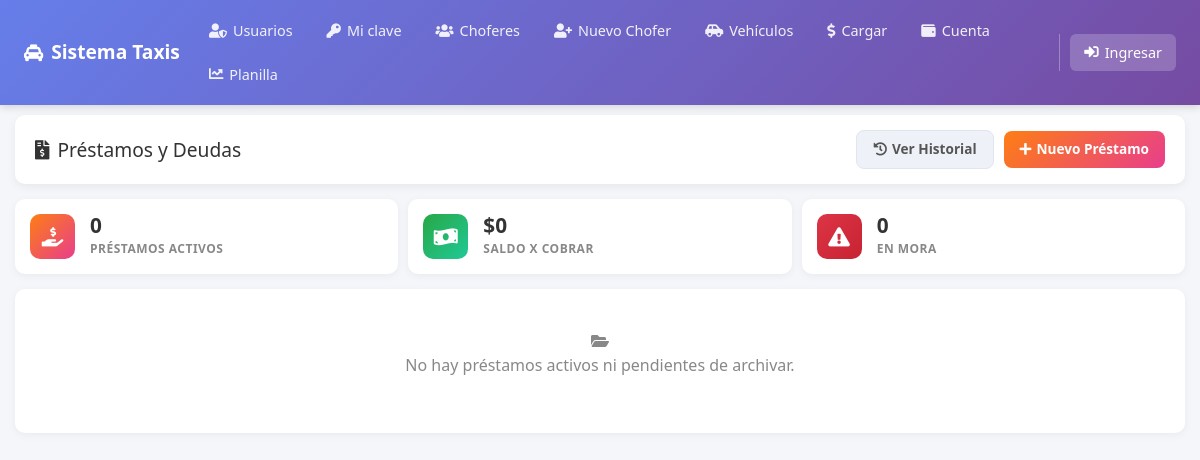
/php/prestamos.php, run on an earlier commit of the app's database.
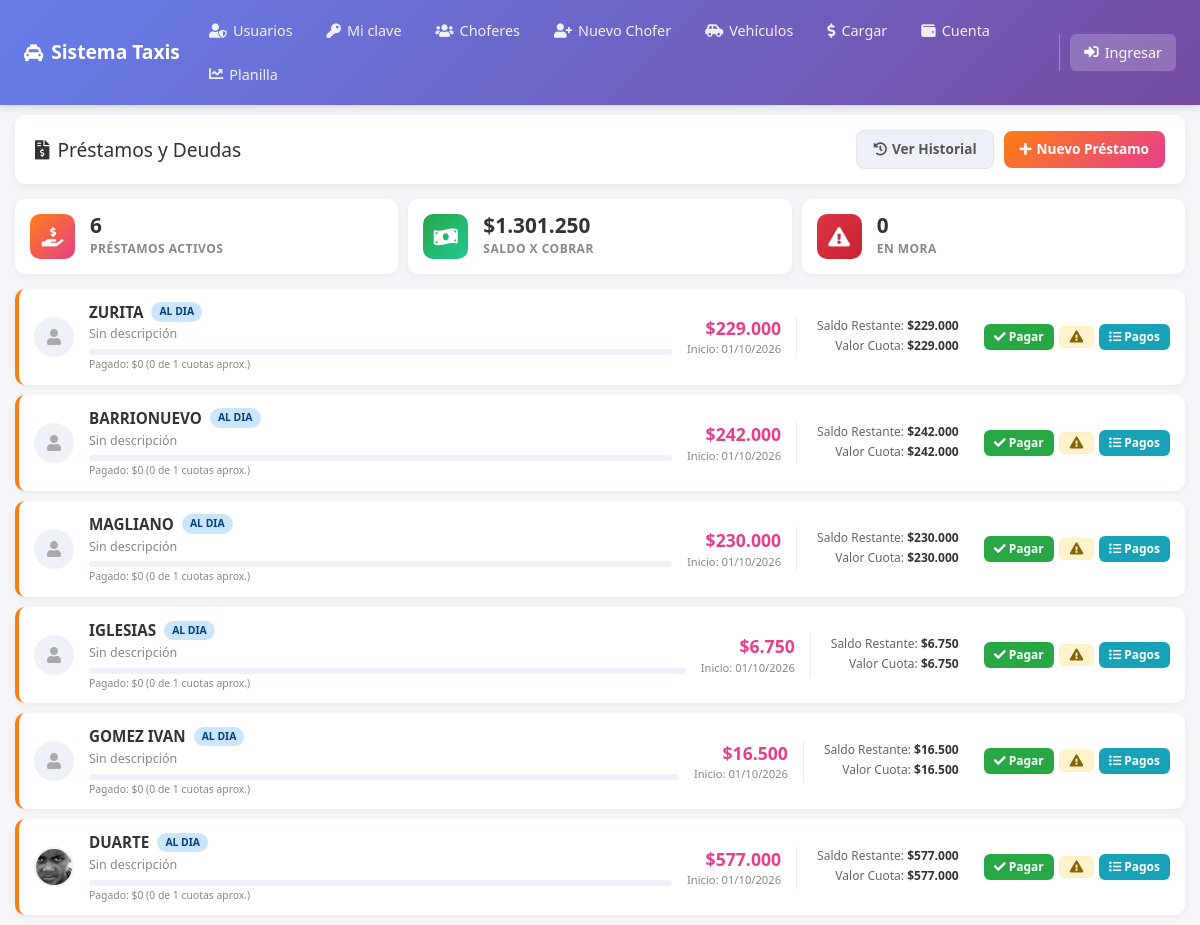
And on a later commit of the database.
### tables this page shows
CREATE TABLE `prestamos` (
  `id` int(11) NOT NULL AUTO_INCREMENT,
  `chofer_id` int(11) NOT NULL,
  `monto` decimal(10,2) NOT NULL,
  `interes` decimal(5,2) DEFAULT 0.00,
  `monto_total` decimal(10,2) NOT NULL,
  `cuotas` int(11) NOT NULL DEFAULT 1,
  `valor_cuota` decimal(10,2) NOT NULL,
  `cuotas_pagas` int(11) DEFAULT 0,
  `fecha` date NOT NULL,
  `descripcion` varchar(255) DEFAULT NULL,
  `observaciones` text DEFAULT NULL,
  `estado` enum('ACTIVO','PAGADO','CANCELADO','ARCHIVADO') DEFAULT 'ACTIVO',
  `estado_mora` enum('AL DIA','EN MORA') DEFAULT 'AL DIA',
  `creado` date NOT NULL DEFAULT current_timestamp(),
  PRIMARY KEY (`id`),
  KEY `idx_chofer` (`chofer_id`),
  KEY `idx_fecha` (`fecha`)
);

CREATE TABLE `choferes` (
  `id` int(11) NOT NULL AUTO_INCREMENT,
  `nombre` varchar(50) NOT NULL,
  `cel` varchar(15) NOT NULL DEFAULT '',
  `email` varchar(40) NOT NULL DEFAULT '',
  `barrio` varchar(50) NOT NULL DEFAULT '',
  `dir` varchar(50) NOT NULL DEFAULT '',
  `cp` varchar(5) NOT NULL DEFAULT '',
  `foto` varchar(50) DEFAULT NULL,
  `activo` tinyint(1) NOT NULL DEFAULT 1,
  `fecha_alta` date NOT NULL,
  PRIMARY KEY (`id`)
);

### php/prestamos.php (the view, shortened to what this page needs)
<?php
$con = conexion();
$con->set_charset("utf8mb4");
$ver_historial = isset($_GET['historial']) && $_GET['historial'] == '1';
if ($ver_historial) {
    $where_estado = "p.estado IN ('PAGADO', 'CANCELADO', 'ARCHIVADO')";
} else {
    $where_estado = "p.estado IN ('ACTIVO', 'PAGADO')";
}
$sql = "
    SELECT
        p.*,
        c.nombre AS chofer_nombre,
        c.foto AS chofer_foto,
        COALESCE((SELECT SUM(monto) FROM prestamos_pagos WHERE prestamo_id = p.id), 0) AS total_pagado
    FROM prestamos p
    INNER JOIN choferes c ON c.id = p.chofer_id
    WHERE $where_estado
    ORDER BY p.fecha DESC, p.id DESC
";
$prestamos = $con->query($sql)->fetch_all(MYSQLI_ASSOC);
$total_activos = 0;
$monto_total = 0;
$en_mora = 0;
if (!$ver_historial) {
    foreach ($prestamos as $p) {
        if ($p['estado'] === 'ACTIVO') {
            $total_activos++;
            $saldo_restante = floatval($p['monto_total']) - floatval($p['total_pagado']);
            $monto_total += max(0, $saldo_restante);
        }
    }
}
?>
<!doctype html>
<html lang="es">
<head>
    <link rel="stylesheet" href="../css/bootstrap.min.css">
    <link rel="stylesheet" href="../css/all.min.css">
</head>
<body>
    <?php include "menu.php"; ?>
    <div class="page-wrapper">
        <div class="page-header">
            <h1 class="page-title">
                <i class="fas fa-file-invoice-dollar"></i>
                <?php echo $ver_historial ? 'Historial de Préstamos' : 'Préstamos y Deudas'; ?>
            </h1>
            <div class="header-botones">
                <?php if ($ver_historial): ?>
                    <a href="prestamos.php" class="btn-filtro"><i class="fas fa-arrow-left"></i> Volver a Activos</a>
                <?php else: ?>
                    <a href="prestamos.php?historial=1" class="btn-filtro"><i class="fas fa-history"></i> Ver Historial</a>
                    <a href="prestamo_nuevo.php" class="btn-nuevo"><i class="fas fa-plus"></i> Nuevo Préstamo</a>
                <?php endif; ?>
            </div>
        </div>
        <?php if (!$ver_historial): ?>
            <div class="stats-grid">
                <div class="stat-card">
                    <div class="stat-icon naranja"><i class="fas fa-hand-holding-usd"></i></div>
                    <div class="stat-data">
                        <span class="stat-numero"><?php echo $total_activos; ?></span>
                        <span class="stat-label">Préstamos Activos</span>
                    </div>
                </div>
                <div class="stat-card">
                    <div class="stat-icon verde"><i class="fas fa-money-bill-wave"></i></div>
                    <div class="stat-data">
                        <span class="stat-numero">$<?php echo number_format($monto_total, 0, ',', '.'); ?></span>
                        <span class="stat-label">Saldo x Cobrar</span>
                    </div>
                </div>
                <div class="stat-card">
                    <div class="stat-icon rojo"><i class="fas fa-exclamation-triangle"></i></div>
                    <div class="stat-data">
                        <span class="stat-numero"><?php echo $en_mora; ?></span>
                        <span class="stat-label">En Mora</span>
                    </div>
                </div>
            </div>
        <?php endif; ?>
        <?php if (empty($prestamos)): ?>
            <div class="empty-state">
                <i class="fas fa-folder-open"></i>
                <p><?php echo $ver_historial ? 'No hay préstamos en el historial.' : 'No hay préstamos activos ni pendientes de archivar.'; ?></p>
            </div>
        <?php else: ?>
            <div class="prestamos-lista">
                <?php foreach ($prestamos as $p):
                    $clase_estado = strtolower($p['estado']);
                    $total_pagado = floatval($p['total_pagado']);
                    $saldo_restante = floatval($p['monto_total']) - $total_pagado;
                    $cuotas_pagadas_equiv = ($p['valor_cuota'] > 0) ? round($total_pagado / $p['valor_cuota'], 1) : 0;
                    $monto_a_cobrar = ($saldo_restante < floatval($p['valor_cuota'])) ? $saldo_restante : floatval($p['valor_cuota']);
                ?>
                    <div class="prestamo-card <?php echo $clase_estado; ?>">
                        <div class="card-fila-principal">
                            <div class="prestamo-foto">
                                <?php if (!empty($p['chofer_foto'])): ?>
                                    <img src="../images/<?php echo htmlspecialchars($p['chofer_foto']); ?>" alt="Foto">
                                <?php else: ?>
                                    <div class="sin-foto"><i class="fas fa-user"></i></div>
                                <?php endif; ?>
                            </div>
                            <div class="prestamo-info">
                                <div class="prestamo-chofer">
                                    <?php echo htmlspecialchars($p['chofer_nombre']); ?>
                                    <span class="badge-estado badge-<?php echo $clase_estado; ?>">
                                        <?php echo ($p['estado'] === 'ACTIVO') ? $p['estado_mora'] : $p['estado']; ?>
                                    </span>
                                </div>
                                <div class="prestamo-desc"><?php echo htmlspecialchars($p['descripcion'] ?: 'Sin descripción'); ?></div>
                                <div class="progreso-container">
                                </div>
                                <div style="font-size: 0.65rem; color: #888; margin-top: 2px;">
                                    Pagado: $<?php echo number_format($total_pagado, 0, ',', '.'); ?>
                                    (<?php echo $cuotas_pagadas_equiv; ?> de <?php echo $p['cuotas']; ?> cuotas aprox.)
                                </div>
                            </div>
                            <div class="prestamo-monto">
                                <div class="monto">$<?php echo number_format($p['monto_total'], 0, ',', '.'); ?></div>
                                <div class="fecha">Inicio: <?php echo date('d/m/Y', strtotime($p['fecha'])); ?></div>
                            </div>
                            <div class="prestamo-detalles">
                                <div class="detalle-fila">Saldo Restante: <span>$<?php echo number_format($saldo_restante, 0, ',', '.'); ?></span></div>
                                <div class="detalle-fila">Valor Cuota: <span>$<?php echo number_format($p['valor_cuota'], 0, ',', '.'); ?></span></div>
                            </div>
                            <div class="acciones-botones">
                                <?php if ($p['estado'] === 'ACTIVO'): ?>
                                    <button type="button" class="btn-accion btn-pagar" onclick="abrirModalPago(<?php echo $p['id']; ?>, <?php echo $saldo_restante; ?>, '<?php echo addslashes(htmlspecialchars($p['chofer_nombre'])); ?>', <?php echo $monto_a_cobrar; ?>)">
                                        <i class="fas fa-check"></i> Pagar
                                    </button>
                                    <?php if ($p['estado_mora'] === 'AL DIA'): ?>
                                        <a href="prestamos.php?mora=1&id=<?php echo $p['id']; ?>" class="btn-accion btn-mora" title="Marcar en mora" onclick="return confirm('¿Marcar este préstamo como EN MORA?');"><i class="fas fa-exclamation-triangle"></i></a>
                                    <?php endif; ?>
                                <?php elseif ($p['estado'] === 'PAGADO'): ?>
                                    <a href="prestamos.php?archivar=1&id=<?php echo $p['id']; ?>" class="btn-accion btn-archivar" title="Mover al historial" onclick="return confirm('¿Archivar este préstamo?');"><i class="fas fa-box"></i> Archivar</a>
                                <?php endif; ?>
                                <button type="button" class="btn-accion btn-historial-pagos" onclick="togglePagos(<?php echo $p['id']; ?>)"><i class="fas fa-list"></i> Pagos</button>
                            </div>
                        </div>
                    </div>
                <?php endforeach; ?>
            </div>
        <?php endif; ?>
    </div>
</body>
</html>

### php/menu.php (shortened to what this page needs)
<?php
$base = (basename(getcwd()) === 'php') ? '../' : '';
$es_nueva_pestana = isset($_GET['nueva']) && $_GET['nueva'] == '1';
$param_nueva = $es_nueva_pestana ? '?nueva=1' : '';
$__user_nombre = $_SESSION['nombre'] ?? ($_SESSION['usuario'] ?? 'Invitado');
$__logueado = isset($_SESSION['id_usuario']);
?>
<nav class="top-nav">
    <a href="<?php echo $base; ?>reca.php" class="nav-brand"
        <?php if ($es_nueva_pestana): ?>onclick="cerrarSiEsNueva(event); return false;" <?php endif; ?>>
        <i class="fas fa-taxi"></i> Sistema Taxis
    </a>
    <div class="nav-links">
        <a href="usuarios.php<?php echo $param_nueva; ?>"><i class="fas fa-user-shield"></i> Usuarios</a>
        <a href="cambiar_password.php<?php echo $param_nueva; ?>"><i class="fas fa-key"></i> Mi clave</a>
        <a href="taxis.php<?php echo $param_nueva; ?>"><i class="fas fa-users"></i> Choferes</a>
        <a href="chofer_nuevo.php<?php echo $param_nueva; ?>"><i class="fas fa-user-plus"></i> Nuevo Chofer</a>
        <a href="vehiculo_lista.php<?php echo $param_nueva; ?>"><i class="fas fa-car-side"></i> Vehículos</a>
        <a href="cargar_selector.php<?php echo $param_nueva; ?>"><i class="fas fa-dollar-sign"></i> Cargar</a>
        <a href="cuenta.php<?php echo $param_nueva; ?>"><i class="fas fa-wallet"></i> Cuenta</a>
        <a href="ver_recauda.php<?php echo $param_nueva; ?>"><i class="fas fa-chart-line"></i> Planilla</a>
    </div>
    <div class="nav-user">
        <?php if ($__logueado): ?>
            <span class="nav-user-name" title="Sesión activa">
                <i class="fas fa-user-circle"></i>
                <?php echo htmlspecialchars($__user_nombre); ?>
            </span>
            <a href="<?php echo $base; ?>cerrar_sesion.php" class="nav-logout" title="Cerrar sesión">
                <i class="fas fa-sign-out-alt"></i> Salir
            </a>
        <?php else: ?>
            <a href="<?php echo $base; ?>index.php" class="nav-home">
                <i class="fas fa-sign-in-alt"></i> Ingresar
            </a>
        <?php endif; ?>
    </div>
</nav>

### php/prestamos.php (style rules this page uses)
body { background: #f4f6fa; font-family: 'Segoe UI', Arial, sans-serif; margin: 0; }
.page-wrapper { max-width: 1200px; margin: 0 auto; padding: 10px 15px; }
.page-header { display: flex; justify-content: space-between; align-items: center; background: white; padding: 15px 20px; border-radius: 10px; box-shadow: 0 3px 10px rgba(0, 0, 0, 0.06); margin-bottom: 15px; flex-wrap: wrap; gap: 10px; }
.page-title { margin: 0; font-size: 1.2rem; color: #333; display: flex; align-items: center; gap: 8px; }
.header-botones { display: flex; gap: 10px; align-items: center; flex-wrap: wrap; }
.btn-nuevo { background: linear-gradient(135deg, #fd7e14, #e83e8c); color: white; text-decoration: none; padding: 8px 16px; border-radius: 8px; font-weight: 600; font-size: 0.85rem; transition: all 0.2s; display: inline-flex; align-items: center; gap: 5px; }
.btn-filtro { background: #eef1f7; color: #555; text-decoration: none; padding: 8px 16px; border-radius: 8px; font-weight: 600; font-size: 0.85rem; transition: all 0.2s; display: inline-flex; align-items: center; gap: 5px; border: 1px solid #dfe6ef; }
.stats-grid { display: grid; grid-template-columns: repeat(auto-fit, minmax(200px, 1fr)); gap: 10px; margin-bottom: 15px; }
.stat-card { background: white; padding: 15px; border-radius: 10px; box-shadow: 0 2px 8px rgba(0, 0, 0, 0.05); display: flex; align-items: center; gap: 15px; }
.stat-icon { width: 45px; height: 45px; border-radius: 10px; display: flex; align-items: center; justify-content: center; font-size: 1.2rem; color: white; }
.stat-icon.naranja { background: linear-gradient(135deg, #fd7e14, #e83e8c); }
.stat-icon.verde { background: linear-gradient(135deg, #28a745, #20c997); }
.stat-icon.rojo { background: linear-gradient(135deg, #dc3545, #c82333); }
.stat-data { display: flex; flex-direction: column; }
.stat-numero { font-size: 1.3rem; font-weight: 700; color: #333; line-height: 1; margin-bottom: 4px; }
.stat-label { font-size: 0.75rem; color: #888; text-transform: uppercase; font-weight: 600; letter-spacing: 0.5px; }
.prestamos-lista { display: flex; flex-direction: column; gap: 10px; }
.prestamo-card { background: white; border-radius: 10px; padding: 12px 15px; box-shadow: 0 2px 6px rgba(0, 0, 0, 0.05); display: flex; align-items: center; gap: 15px; border-left: 4px solid #fd7e14; transition: all 0.2s; position: relative; flex-direction: column; }
.card-fila-principal { display: flex; align-items: center; gap: 15px; width: 100%; }
.prestamo-foto img, .prestamo-foto .sin-foto { width: 40px; height: 40px; border-radius: 50%; object-fit: cover; border: 2px solid #eef1f7; }
.prestamo-foto .sin-foto { background: #eef1f7; display: flex; align-items: center; justify-content: center; color: #aaa; }
.prestamo-info { flex: 1; min-width: 0; }
.prestamo-chofer { font-weight: 700; font-size: 0.95rem; color: #333; margin-bottom: 2px; display: flex; align-items: center; gap: 8px; flex-wrap: wrap; }
.prestamo-desc { font-size: 0.78rem; color: #888; white-space: nowrap; overflow: hidden; text-overflow: ellipsis; }
.prestamo-monto { text-align: right; min-width: 110px; border-right: 1px solid #eee; padding-right: 15px; margin-right: 5px; }
.prestamo-monto .monto { font-size: 1.1rem; font-weight: 700; color: #e83e8c; }
.prestamo-monto .fecha { font-size: 0.7rem; color: #888; }
.prestamo-detalles { text-align: right; min-width: 120px; }
.detalle-fila { font-size: 0.75rem; color: #666; margin-bottom: 2px; }
.detalle-fila span { font-weight: 700; color: #333; }
.progreso-container { margin-top: 5px; width: 100%; height: 6px; background: #eef1f7; border-radius: 3px; overflow: hidden; }
.badge-estado { padding: 2px 8px; border-radius: 10px; font-size: 0.65rem; font-weight: 700; text-transform: uppercase; }
.badge-activo { background: #cce5ff; color: #004085; }
.acciones-botones { display: flex; gap: 5px; margin-left: 10px; align-items: center; }
.btn-accion { padding: 4px 10px; border-radius: 6px; font-size: 0.75rem; font-weight: 600; border: none; cursor: pointer; text-decoration: none; display: flex; align-items: center; gap: 3px; transition: all 0.2s; }
.btn-pagar { background: #28a745; color: white; }
.btn-mora { background: #fff3cd; color: #856404; border: 1px solid #ffeeba; }
.btn-historial-pagos { background: #17a2b8; color: white; }
.empty-state { text-align: center; padding: 40px; background: white; border-radius: 10px; color: #888; box-shadow: 0 2px 8px rgba(0, 0, 0, 0.05); }

What changed in the data, as far as the page shows it:
added prestamos: chofer.nombre "ZURITA", estado_mora "AL DIA", descripcion "Sin descripción", total_pagado "0", cuotas_pagadas_equiv "0", cuotas "1", monto_total "229.000", fecha "01/10/2026", saldo_restante "229.000", valor_cuota "229.000"
added prestamos: chofer.nombre "BARRIONUEVO", estado_mora "AL DIA", descripcion "Sin descripción", total_pagado "0", cuotas_pagadas_equiv "0", cuotas "1", monto_total "242.000", fecha "01/10/2026", saldo_restante "242.000", valor_cuota "242.000"
added prestamos: chofer.nombre "MAGLIANO", estado_mora "AL DIA", descripcion "Sin descripción", total_pagado "0", cuotas_pagadas_equiv "0", cuotas "1", monto_total "230.000", fecha "01/10/2026", saldo_restante "230.000", valor_cuota "230.000"
added prestamos: chofer.nombre "IGLESIAS", estado_mora "AL DIA", descripcion "Sin descripción", total_pagado "0", cuotas_pagadas_equiv "0", cuotas "1", monto_total "6.750", fecha "01/10/2026", saldo_restante "6.750", valor_cuota "6.750"
added prestamos: chofer.nombre "GOMEZ IVAN", estado_mora "AL DIA", descripcion "Sin descripción", total_pagado "0", cuotas_pagadas_equiv "0", cuotas "1", monto_total "16.500", fecha "01/10/2026", saldo_restante "16.500", valor_cuota "16.500"
added prestamos: chofer.foto (picture), chofer.nombre "DUARTE", estado_mora "AL DIA", descripcion "Sin descripción", total_pagado "0", cuotas_pagadas_equiv "0", cuotas "1", monto_total "577.000", fecha "01/10/2026", saldo_restante "577.000", valor_cuota "577.000"
Also different on the page:
$total_activos: "0" → "6"
$monto_total: "0" → "1.301.250"
text no longer shown: "No hay préstamos activos ni pendientes de archivar."
